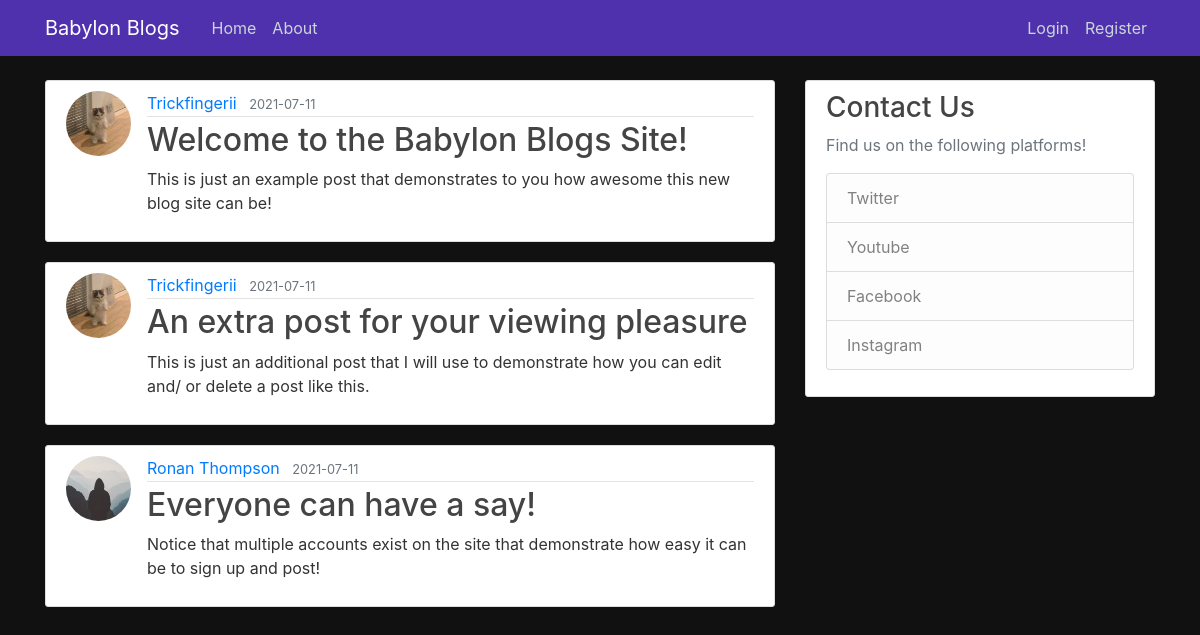
The page /home on the database its author committed.
### BabylonBlogs/models.py (models this page shows, shortened)
class Post(db.Model):
    id = db.Column(db.Integer, primary_key=True)
    title = db.Column(db.String(100), nullable=False)
    date_posted = db.Column(db.DateTime, nullable=False, default=datetime.utcnow)
    content = db.Column(db.Text, nullable=False)
    user_id = db.Column(db.Integer, db.ForeignKey('user.id'), nullable=False)

class User(db.Model, UserMixin):
    id = db.Column(db.Integer, primary_key=True)
    username = db.Column(db.String(20), unique=True, nullable=False)
    email = db.Column(db.String(120), unique=True, nullable=False)
    image_file = db.Column(db.String(20), nullable=False, default='default.jpg')
    password = db.Column(db.String(60), nullable=False)
    posts = db.relationship('Post', backref='author', lazy=True)

### BabylonBlogs/routes.py (the view)
@app.route("/")
@app.route("/home")
def home():
    posts = Post.query.all()
    return render_template('home.html', posts=posts)

### BabylonBlogs/templates/home.html
{% extends "layout.html" %}
{% block content %}
    {% for post in posts %}
        <article class="media content-section">
          <img class="rounded-circle article-img" src="{{ url_for('static', filename='profile_pics/' + post.author.image_file) }}">
          <div class="media-body">
            <div class="article-metadata">
              <a class="mr-2" href="#">{{ post.author.username }}</a>
              <small class="text-muted">{{ post.date_posted.strftime('%Y-%m-%d') }}</small>
            </div>
            <h2><a class="article-title" href="{{ url_for('post', post_id=post.id) }}">{{ post.title }}</a></h2>
            <p class="article-content">{{ post.content }}</p>
          </div>
        </article>
    {% endfor %}
{% endblock content %}

### BabylonBlogs/templates/layout.html (shortened to what this page needs)
<!DOCTYPE html>
<html>
<head>
    <link rel="stylesheet" href="https://maxcdn.bootstrapcdn.com/bootstrap/4.0.0/css/bootstrap.min.css">
    <link rel="stylesheet" type="text/css" href="{{ url_for('static', filename='main.css') }}">
</head>
<body>
    <header class="site-header">
      <nav class="navbar navbar-expand-md navbar-dark bg-steel fixed-top">
        <div class="container">
          <a class="navbar-brand mr-4" href="/">Babylon Blogs</a>
          <div class="collapse navbar-collapse" id="navbarToggle">
            <div class="navbar-nav mr-auto">
              <a class="nav-item nav-link" href="{{ url_for('home') }}">Home</a>
              <a class="nav-item nav-link" href="{{ url_for('about') }}">About</a>
            </div>
            <div class="navbar-nav">
              {% if current_user.is_authenticated %}
                <a class="nav-item nav-link" href="{{ url_for('new_post') }}">New Post</a>
                <a class="nav-item nav-link" href="{{ url_for('account') }}">Account</a>
                <a class="nav-item nav-link" href="{{ url_for('logout') }}">Logout</a>
              {% else %}
                <a class="nav-item nav-link" href="{{ url_for('login') }}">Login</a>
                <a class="nav-item nav-link" href="{{ url_for('register') }}">Register</a>
              {% endif %}
            </div>
          </div>
        </div>
      </nav>
    </header>
    <main role="main" class="container">
      <div class="row">
        <div class="col-md-8">
          {% block content %}{% endblock %}
        </div>
        <div class="col-md-4">
          <div class="content-section">
            <h3>Contact Us</h3>
            <p class='text-muted'>Find us on the following platforms!
            <ul class="list-group">
                <li class="list-group-item list-group-item-light">Twitter</li>
                <li class="list-group-item list-group-item-light">Youtube</li>
                <li class="list-group-item list-group-item-light">Facebook</li>
                <li class="list-group-item list-group-item-light">Instagram</li>
            </ul>
            </p>
          </div>
        </div>
      </div>
    </main>
</body>
</html>

### BabylonBlogs/static/main.css (style rules this page uses)
body { background: #111; color: #333333; margin-top: 5rem; }
h1, h2, h3, h4, h5, h6 { color: #444444; }
.bg-steel { background-color: #5031ad; }
.site-header .navbar-nav .nav-link { color: #cbd5db; }
.content-section { background: #ffffff; padding: 10px 20px; border: 1px solid #dddddd; border-radius: 3px; margin-bottom: 20px; }
.article-title { color: #444444; }
.article-content { white-space: pre-line; }
.article-img { height: 65px; width: 65px; margin-right: 16px; }
.article-metadata { padding-bottom: 1px; margin-bottom: 4px; border-bottom: 1px solid #e3e3e3 }

### rows shown on the page
Post: image_file (picture), author.username "Trickfingerii", date_posted "2021-07-11", title "Welcome to the Babylon Blogs Site!", content "This is just an example post that demonstrates to you how awesome this new blog site can be!"
Post: image_file (picture), author.username "Trickfingerii", date_posted "2021-07-11", title "An extra post for your viewing pleasure", content "This is just an additional post that I will use to demonstrate how you can edit and/ or delete a post like this."
Post: image_file (placeholder picture), author.username "Ronan Thompson", date_posted "2021-07-11", title "Everyone can have a say!", content "Notice that multiple accounts exist on the site that demonstrate how easy it can be to sign up and post!"
